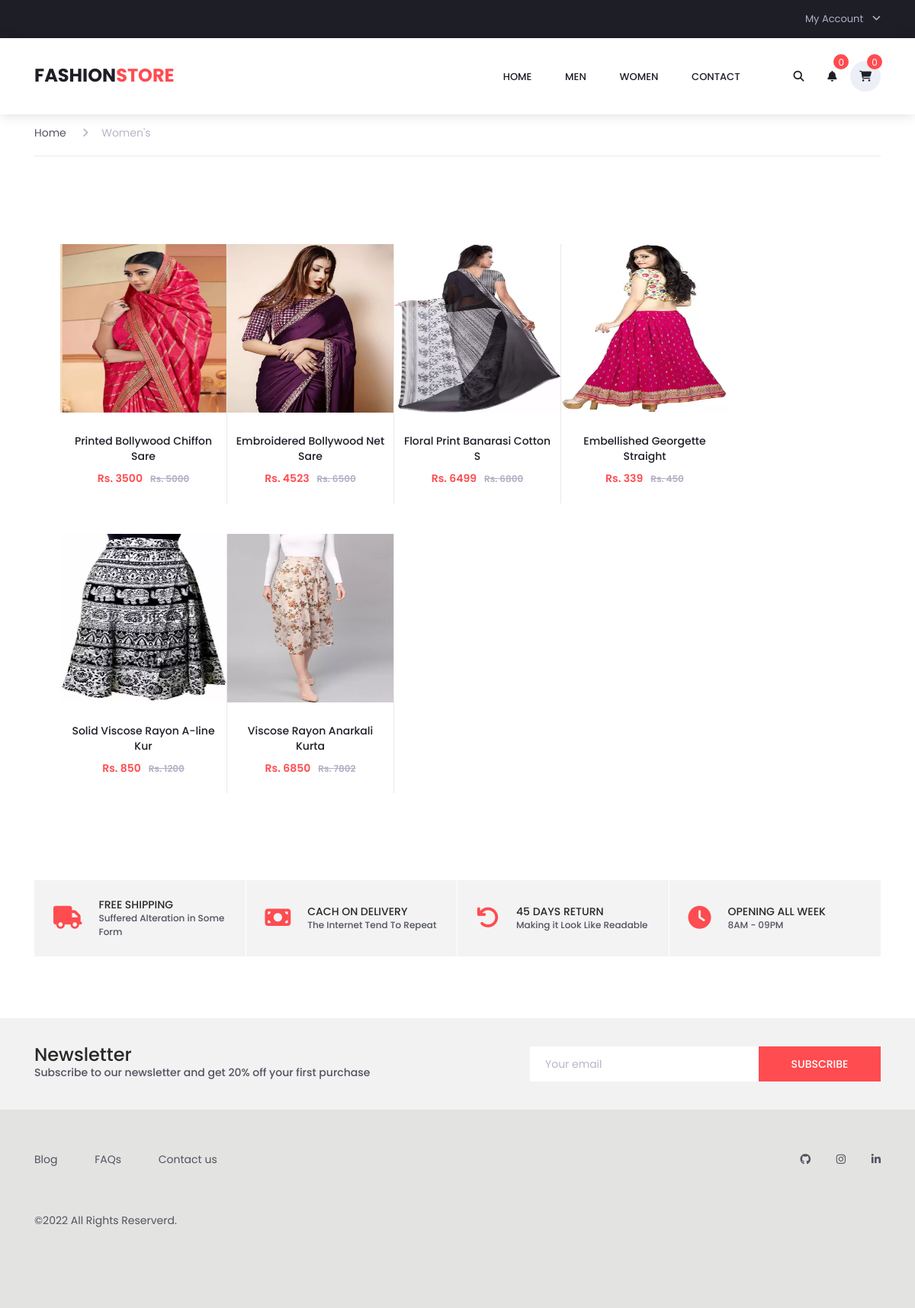
The app's page /womens.php with its own data.
### tables this page shows
CREATE TABLE `product` (
  `product_id` int(10) NOT NULL,
  `name` varchar(30) NOT NULL,
  `category` varchar(10) NOT NULL,
  `description` varchar(250) NOT NULL,
  `short_des` varchar(100) NOT NULL,
  `old_price` int(10) NOT NULL,
  `price` int(8) NOT NULL,
  `image` varchar(100) NOT NULL,
  `desc_image` varchar(100) NOT NULL
);

### womens.php (the view, shortened to what this page needs)
<!DOCTYPE html>
<html lang="en">
<head>
<link rel="stylesheet" type="text/css" href="styles/bootstrap4/bootstrap.min.css">
<link href="plugins/font-awesome-4.7.0/css/font-awesome.min.css" rel="stylesheet" type="text/css">
<link rel="stylesheet" type="text/css" href="plugins/OwlCarousel2-2.2.1/owl.carousel.css">
<link rel="stylesheet" type="text/css" href="plugins/OwlCarousel2-2.2.1/owl.theme.default.css">
<link rel="stylesheet" type="text/css" href="plugins/OwlCarousel2-2.2.1/animate.css">
<link rel="stylesheet" type="text/css" href="plugins/jquery-ui-1.12.1.custom/jquery-ui.css">
<link rel="stylesheet" type="text/css" href="styles/categories_styles.css">
<link rel="stylesheet" type="text/css" href="styles/categories_responsive.css">
</head>
<body>
<div class="super_container">
	<?php
	include('./logics/connection.php');
	include('header.php');
    $query="select * from product where category='Women'";
    $run = mysqli_query($con,$query);
   $datas = array();
  while($row = mysqli_fetch_assoc($run)){
    $datas[] = $row;
  }
  ?>
	<div class="container product_section_container" style="margin-top:-5px;">
		<div class="row">
			<div class="col product_section clearfix">
				<div class="breadcrumbs d-flex flex-row align-items-center">
					<ul>
						<li><a href="index.php">Home</a></li>
						<li class="active"><a href="index.php"><i class="fa fa-angle-right" aria-hidden="true"></i>Women's</a></li>
					</ul>
				</div>
				<div class="main_content">
					<div class="products_iso">
						<div class="row">
							<div class="col">
								<div class="product-grid">
                                 <?php
								 if(mysqli_num_rows($run)>0)
                             {
                           foreach($datas as $value){
								 echo('
									<div class="product-item men">
										<div class="product discount product_filter">
											<div class="product_image">
												<img src="./uploads/'.$value['image'].'" alt="product image" height=221px width=226px>
											</div>
											<div class="favorite favorite_left"></div>
											<div class="product_info">
												<h6 class="product_name"><a href="./single.php?id='.$value['product_id'].'">'.$value['name'].'</a></h6>
												<div class="product_price">Rs. '.$value['price'].'<span>Rs. '.$value['old_price'].'</span></div>
											</div>
										</div>
										<div class="red_button add_to_cart_button"><a href="#">add to cart</a></div>
									</div>
                                ');
						      }
						   }
								?>
								</div>
							</div>
						</div>
					</div>
				</div>
			</div>
		</div>
	</div>
	<div class="benefit">
		<div class="container">
			<div class="row benefit_row">
				<div class="col-lg-3 benefit_col">
					<div class="benefit_item d-flex flex-row align-items-center">
						<div class="benefit_icon"><i class="fa fa-truck" aria-hidden="true"></i></div>
						<div class="benefit_content">
							<h6>free shipping</h6>
							<p>Suffered Alteration in Some Form</p>
						</div>
					</div>
				</div>
				<div class="col-lg-3 benefit_col">
					<div class="benefit_item d-flex flex-row align-items-center">
						<div class="benefit_icon"><i class="fa fa-money" aria-hidden="true"></i></div>
						<div class="benefit_content">
							<h6>cach on delivery</h6>
							<p>The Internet Tend To Repeat</p>
						</div>
					</div>
				</div>
				<div class="col-lg-3 benefit_col">
					<div class="benefit_item d-flex flex-row align-items-center">
						<div class="benefit_icon"><i class="fa fa-undo" aria-hidden="true"></i></div>
						<div class="benefit_content">
							<h6>45 days return</h6>
							<p>Making it Look Like Readable</p>
						</div>
					</div>
				</div>
				<div class="col-lg-3 benefit_col">
					<div class="benefit_item d-flex flex-row align-items-center">
						<div class="benefit_icon"><i class="fa fa-clock-o" aria-hidden="true"></i></div>
						<div class="benefit_content">
							<h6>opening all week</h6>
							<p>8AM - 09PM</p>
						</div>
					</div>
				</div>
			</div>
		</div>
	</div>
	<div class="newsletter">
		<div class="container">
			<div class="row">
				<div class="col-lg-6">
					<div class="newsletter_text d-flex flex-column justify-content-center align-items-lg-start align-items-md-center text-center">
						<h4>Newsletter</h4>
						<p>Subscribe to our newsletter and get 20% off your first purchase</p>
					</div>
				</div>
				<div class="col-lg-6">
					<div class="newsletter_form d-flex flex-md-row flex-column flex-xs-column align-items-center justify-content-lg-end justify-content-center">
						<input id="newsletter_email" type="email" placeholder="Your email" required="required" data-error="Valid email is required.">
						<button id="newsletter_submit" type="submit" class="newsletter_submit_btn trans_300" value="Submit">subscribe</button>
					</div>
				</div>
			</div>
		</div>
	</div>
<?php include('footer.php')?>
</body>
</html>

### styles/categories_styles.css (style rules this page uses)
* { margin: 0; padding: 0; }
body { font-family: 'Poppins', sans-serif; font-size: 14px; line-height: 23px; font-weight: 400; background: #FFFFFF; color: #1e1e27; }
div { display: block; position: relative; -webkit-box-sizing: border-box; -moz-box-sizing: border-box; box-sizing: border-box; }
ul { list-style: none; margin-bottom: 0px; }
p { font-family: 'Poppins', sans-serif; font-size: 14px; line-height: 1.7; font-weight: 500; color: #989898; -webkit-font-smoothing: antialiased; -webkit-text-shadow: rgba(0,0,0,.01) 0 0 1px; text-shadow: rgba(0,0,0,.01) 0 0 1px; }
a, a:hover, a:visited, a:active, a:link { text-decoration: none; -webkit-font-smoothing: antialiased; -webkit-text-shadow: rgba(0,0,0,.01) 0 0 1px; text-shadow: rgba(0,0,0,.01) 0 0 1px; }
h4 { font-size: 24px; }
h6 { font-size: 14px; }
h1, h2, h3, h4, h5, h6 { font-family: 'Poppins', sans-serif; color: #282828; -webkit-font-smoothing: antialiased; -webkit-text-shadow: rgba(0,0,0,.01) 0 0 1px; text-shadow: rgba(0,0,0,.01) 0 0 1px; }
.clearfix::before, .clearfix::after { content: ""; display: table; }
.clearfix::after { clear: both; }
.clearfix { zoom: 1; }
.trans_300 { -webkit-transition: all 300ms ease; -moz-transition: all 300ms ease; -ms-transition: all 300ms ease; -o-transition: all 300ms ease; transition: all 300ms ease; }
.super_container { width: 100%; overflow: hidden; }
.products_iso { width: 100%; }
.breadcrumbs { width: 100%; height: 60px; border-bottom: solid 1px #ebebeb; margin-bottom: 58px; }
.breadcrumbs ul li { display: inline-block; margin-right: 17px; }
.breadcrumbs ul li.active a { color: #b9b4c7; }
.breadcrumbs ul li i { margin-right: 17px; }
.breadcrumbs ul li a { color: #51545f; }
.product_section_container { margin-top: 150px; }
.main_content { float: left; width: calc(100% - 200px); padding-left: 34px; }
.product-grid { width: 100%; margin-top: 57px; }
.product-item { width: 25%; height: 380px; cursor: pointer; }
.product-item::after { display: block; position: absolute; top: 0; left: -1px; width: calc(100% + 1px); height: 100%; pointer-events: none; content: ''; border: solid 2px rgba(235,235,235,0); border-radius: 3px; -webkit-transition: all 0.3s ease; -moz-transition: all 0.3s ease; -ms-transition: all 0.3s ease; -o-transition: all 0.3s ease; transition: all 0.3s ease; }
.product { width: 100%; height: 340px; border-right: solid 1px #e9e9e9; }
.product_image { width: 100%; }
.product_image img { width: 100%; }
.product_info { text-align: center; padding-left: 10px; padding-right: 10px; }
.product_name { margin-top: 27px; }
.product_name a { color: #1e1e27; line-height: 20px; }
.discount .product_info .product_price { font-size: 14px; }
.product_price { font-size: 16px; color: #fe4c50; font-weight: 600; }
.product_price span { font-size: 12px; margin-left: 10px; color: #b5aec4; text-decoration: line-through; }
.benefit { margin-top: 74px; }
.benefit_row { padding-left: 15px; padding-right: 15px; }
.benefit_col { padding-left: 0px; padding-right: 0px; }
.benefit_item { height: 100px; background: #f3f3f3; border-right: solid 1px #FFFFFF; padding-left: 25px; }
.benefit_col:last-child .benefit_item { border-right: none; }
.benefit_icon i { font-size: 30px; color: #fe4c50; }
.benefit_content { padding-left: 22px; }
.benefit_content h6 { text-transform: uppercase; line-height: 18px; font-weight: 500; margin-bottom: 0px; }
.benefit_content p { font-size: 12px; line-height: 18px; margin-bottom: 0px; color: #51545f; }
.newsletter { width: 100%; background: #f2f2f2; margin-top: 81px; }
.newsletter_text { height: 120px; }
.newsletter_text h4 { margin-bottom: 0px; line-height: 24px; }
.newsletter_text p { margin-bottom: 0px; line-height: 1.7; color: #51545f; }
.newsletter_form { height: 120px; }
#newsletter_email { width: 300px; height: 46px; background: #FFFFFF; border: none; padding-left: 20px; }
.newsletter_submit_btn { width: 160px; height: 46px; border: none; background: #fe4c50; color: #FFFFFF; font-size: 14px; font-weight: 500; text-transform: uppercase; cursor: pointer; }

### records on screen
product: image (picture), name "Printed Bollywood Chiffon Sare", price "3500", old_price "5000"
product: image (picture), name "Embroidered Bollywood Net Sare", price "4523", old_price "6500"
product: image (picture), name "Floral Print Banarasi Cotton S", price "6499", old_price "6800"
product: image (picture), name "Embellished Georgette Straight", price "339", old_price "450"
product: image (picture), name "Solid Viscose Rayon A-line Kur", price "850", old_price "1200"
product: image (picture), name "Viscose Rayon Anarkali Kurta", price "6850", old_price "7802"

### other values on screen
$count "0"
